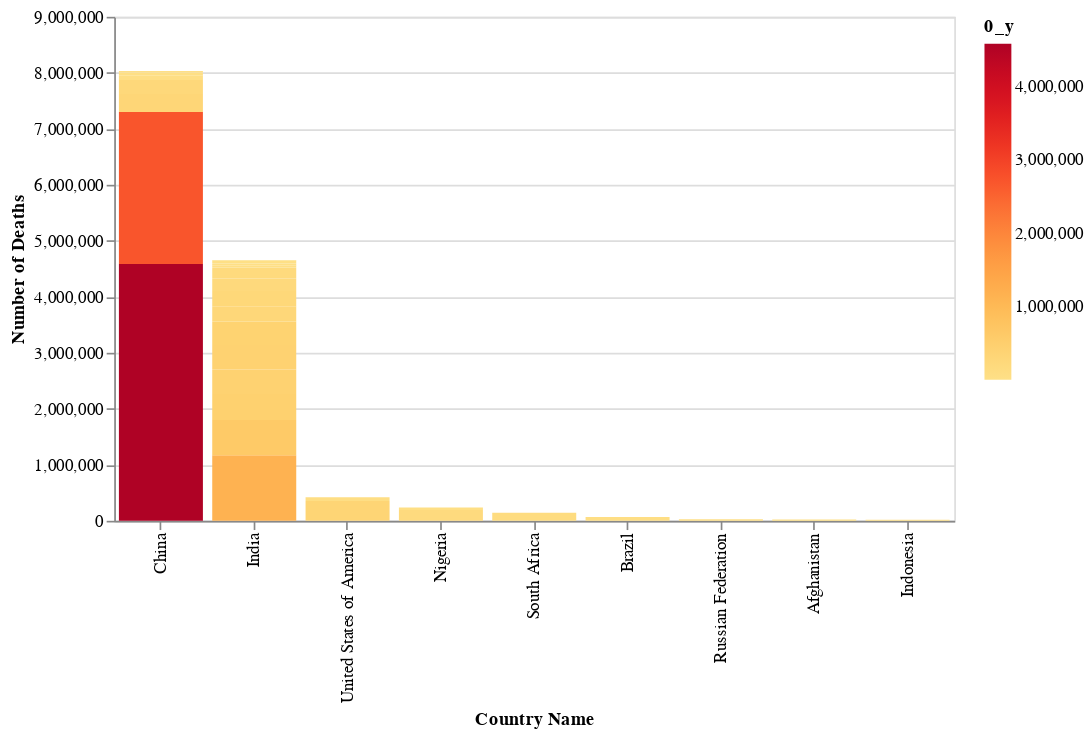

The code cell stored with this chart in its notebook:
### Markdown cell above
More detailed version of the above graph that breaks down each cause of death by color.

### Code cell
d1 = pd.DataFrame.from_dict(countryDeath, orient='index')
d2 = pd.DataFrame.from_dict(deathCount, orient='index')
d3 = pd.merge(d1,d2, left_index = True, right_index = True).reset_index()
d3 = d3.sort_values(by=['0_y'], ascending=False)

alt.Chart(d3).mark_bar(size = 50).properties(width = 500).encode(alt.X('0_x', axis=alt.Axis(title ='Country Name'), type='nominal', sort = None),
alt.Y('0_y', axis=alt.Axis(title ='Number of Deaths'), type='quantitative'), color=alt.Color('0_y', scale=alt.Scale(scheme='yelloworangered')),
tooltip =[alt.Tooltip('index', title ='Cause of Death'), alt.Tooltip('0_y', title= '# of Deaths')])

### Figure 1 — Vega-Lite specification as saved in the notebook (floating-point values rounded to 4 significant figures)
{"config": {"view": {"continuousWidth": 400, "continuousHeight": 300}}, "data": {"name": "data-d07c5f49e31faa9d8264202d430f158d"}, "mark": {"type": "bar", "size": 50}, "encoding": {"color": {"field": "0_y", "scale": {"scheme": "yelloworangered"}, "type": "quantitative"}, "tooltip": [{"field": "index", "title": "Cause of Death", "type": "nominal"}, {"field": "0_y", "title": "# of Deaths", "type": "quantitative"}], "x": {"axis": {"title": "Country Name"}, "field": "0_x", "sort": null, "type": "nominal"}, "y": {"axis": {"title": "Number of Deaths"}, "field": "0_y", "type": "quantitative"}}, "width": 500, "$schema": "https://vega.github.io/schema/vega-lite/v4.17.0.json", "datasets": {"data-d07c5f49e31faa9d8264202d430f158d": [{"index": "Cardiovascular diseases", "0_x": "China", "0_y": 4584000.0}, {"index": "Neoplasms", "0_x": "China", "0_y": 2717000.0}, {"index": "Respiratory diseases ", "0_x": "India", "0_y": 1168000.0}, {"index": "Diarrheal diseases", "0_x": "India", "0_y": 632300.0}, {"index": "Digestive diseases", "0_x": "India", "0_y": 464900.0}, {"index": "Neonatal disorders ", "0_x": "India", "0_y": 438000.0}, {"index": "Lower respiratory infections", "0_x": "India", "0_y": 433700.0}, {"index": "Tuberculosis", "0_x": "India", "0_y": 422600.0}, {"index": "Covid-19 Deaths", "0_x": "United States of America", "0_y": 353900.0}, {"index": " Alzheimer's disease", "0_x": "China", "0_y": 320700.0}, {"index": "Diabetes ", "0_x": "India", "0_y": 273100.0}, {"index": " Cirrhosis and other chronic liver diseases", "0_x": "India", "0_y": 270000.0}, {"index": "Road injuries", "0_x": "China", "0_y": 250000.0}, {"index": "Kidney diseases", "0_x": "India", "0_y": 222900.0}, {"index": "Self-harm", "0_x": "India", "0_y": 195300.0}, {"index": "Malaria ", "0_x": "Nigeria", "0_y": 191100.0}, {"index": "HIV/AIDS", "0_x": "South Africa", "0_y": 143900.0}, {"index": "Parkinson's disease", "0_x": "China", "0_y": 76990.0}, {"index": "Interpersonal violence", "0_x": "Brazil", "0_y": 65910.0}, {"index": "Drug use disorders", "0_x": "United States of America", "0_y": 65720.0}, {"index": "Drowning", "0_x": "China", "0_y": 56520.0}, {"index": "Meningitis ", "0_x": "Nigeria", "0_y": 44910.0}, {"index": "Maternal disorders", "0_x": "India", "0_y": 41840.0}, {"index": " Acute hepatitis", "0_x": "India", "0_y": 30990.0}, {"index": "Alcohol use disorders", "0_x": "Russian Federation", "0_y": 28460.0}, {"index": "Poisoning", "0_x": "China", "0_y": 27080.0}, {"index": "Nutritional deficiencies", "0_x": "India", "0_y": 26870.0}, {"index": "Fire, heat", "0_x": "India", "0_y": 25880.0}, {"index": " Conflict and terrorism", "0_x": "Afghanistan", "0_y": 24300.0}, {"index": "Protein-energy malnutrition", "0_x": "Indonesia", "0_y": 18640.0}, {"index": "Environmental heat and cold exposure", "0_x": "India", "0_y": 11350.0}]}}
